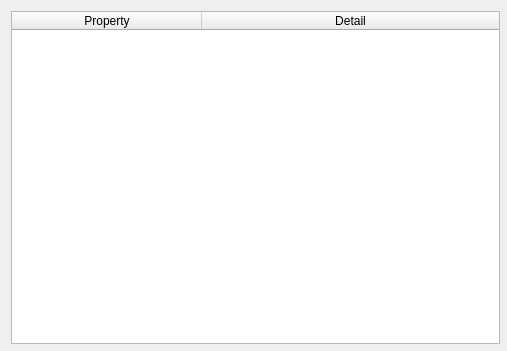
<?xml version="1.0" encoding="UTF-8"?>
<ui version="4.0">
 <class>Form</class>
 <widget class="QWidget" name="Form">
  <property name="geometry">
   <rect>
    <x>0</x>
    <y>0</y>
    <width>507</width>
    <height>351</height>
   </rect>
  </property>
  <property name="minimumSize">
   <size>
    <width>507</width>
    <height>351</height>
   </size>
  </property>
  <property name="windowTitle">
   <string>Form</string>
  </property>
  <layout class="QGridLayout" name="gridLayout">
   <item row="0" column="0">
    <widget class="QTableWidget" name="elemProperties">
     <property name="sizePolicy">
      <sizepolicy hsizetype="Expanding" vsizetype="Expanding">
       <horstretch>0</horstretch>
       <verstretch>0</verstretch>
      </sizepolicy>
     </property>
     <property name="minimumSize">
      <size>
       <width>489</width>
       <height>333</height>
      </size>
     </property>
     <property name="mouseTracking">
      <bool>false</bool>
     </property>
     <property name="tabletTracking">
      <bool>false</bool>
     </property>
     <property name="focusPolicy">
      <enum>Qt::StrongFocus</enum>
     </property>
     <property name="autoFillBackground">
      <bool>false</bool>
     </property>
     <property name="autoScroll">
      <bool>true</bool>
     </property>
     <property name="alternatingRowColors">
      <bool>false</bool>
     </property>
     <property name="selectionMode">
      <enum>QAbstractItemView::SingleSelection</enum>
     </property>
     <property name="wordWrap">
      <bool>false</bool>
     </property>
     <property name="cornerButtonEnabled">
      <bool>false</bool>
     </property>
     <attribute name="horizontalHeaderVisible">
      <bool>true</bool>
     </attribute>
     <attribute name="horizontalHeaderCascadingSectionResizes">
      <bool>false</bool>
     </attribute>
     <attribute name="horizontalHeaderDefaultSectionSize">
      <number>190</number>
     </attribute>
     <attribute name="horizontalHeaderStretchLastSection">
      <bool>true</bool>
     </attribute>
     <attribute name="verticalHeaderShowSortIndicator" stdset="0">
      <bool>false</bool>
     </attribute>
     <attribute name="verticalHeaderStretchLastSection">
      <bool>false</bool>
     </attribute>
     <column>
      <property name="text">
       <string>Property</string>
      </property>
     </column>
     <column>
      <property name="text">
       <string>Detail</string>
      </property>
     </column>
    </widget>
   </item>
  </layout>
 </widget>
 <resources/>
 <connections/>
</ui>
